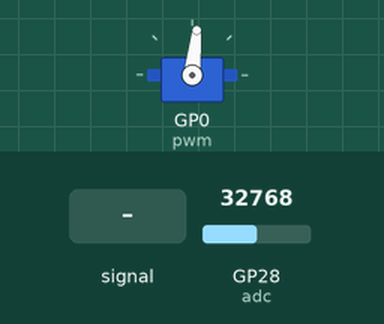
The program below on a simulated Raspberry Pi Pico running MicroPython. Parts: servo. The test bench sets the inputs (shaded band); at power-on: GP28 (adc) = 32768 (analog values on the 0–65535 scale). The interpreter's speed is modelled, so counts of loop turns are approximate; servo angles are drawn from the pulse width (0.5 ms = 0°, 2.5 ms = 180°).

Above: at 1.2 s.
1.3 s: GP28 (adc) fed a 1000 Hz sine of ±16383 counts around its level
At 2.07 s:
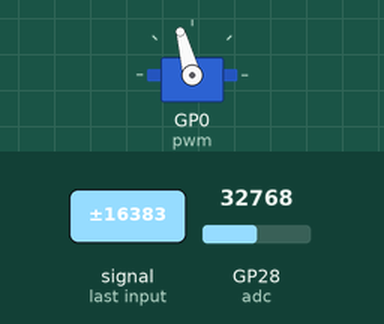
4.3 s: GP28 (adc) set to 0
At 5.4 s:
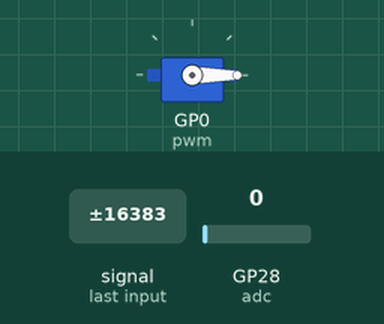
5.8 s: GP28 (adc) set to 19660
At 7.0 s:
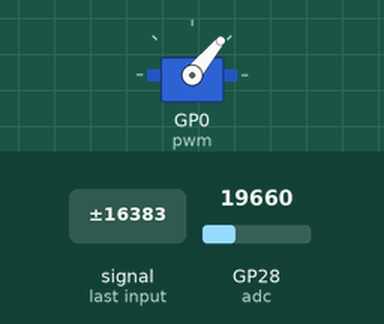
Timing chart, 0 to 8.8 s (numbered marks = the images above; inputs shaded):
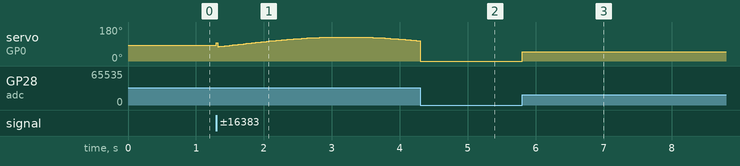

The program:

ServoTest.py
```python
from machine import Pin, PWM, ADC
from time import sleep

pwm = PWM(Pin(0))
adc = ADC(Pin(28)) # 224-65535

pwm.freq(50)

angle = 0

while True:
    #pwm.duty_u16(0)
    #sleep(0.0001)
    #pwm.duty_u16(3251)
    #sleep(1)

    read = adc.read_u16()
    read = ((read - 224)/65535)*(7864-1600)
    read = read + 1600
    pwm.duty_u16(int(read))

    """
    for duty in range(1600, 7864, 100):
        pwm.duty_u16(duty)
        print(duty)
        sleep(0.1)

    for duty in range(6502, 0, -1):
        pwm.duty_u16(duty)
        sleep(1)
    """
```

Measured:
- after the input at 5.8 s, servo on GP0 (pwm): 0° → 50° at once
